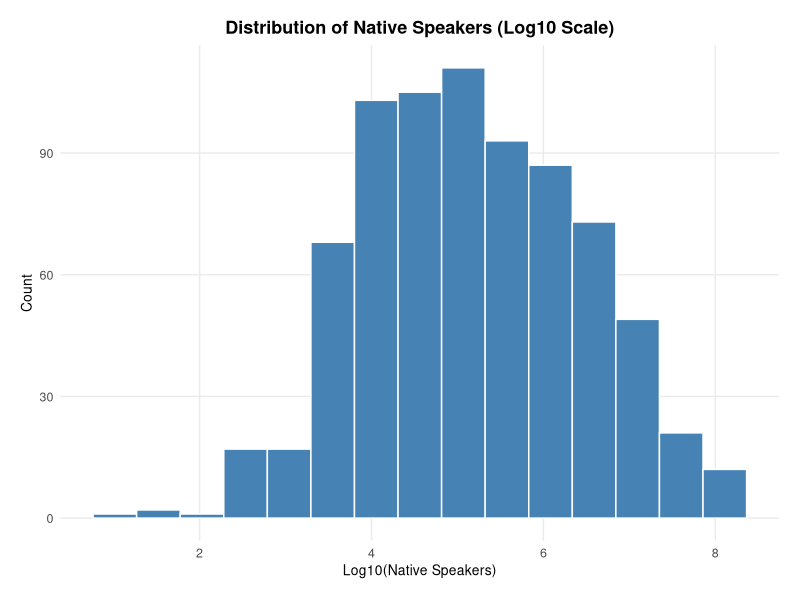
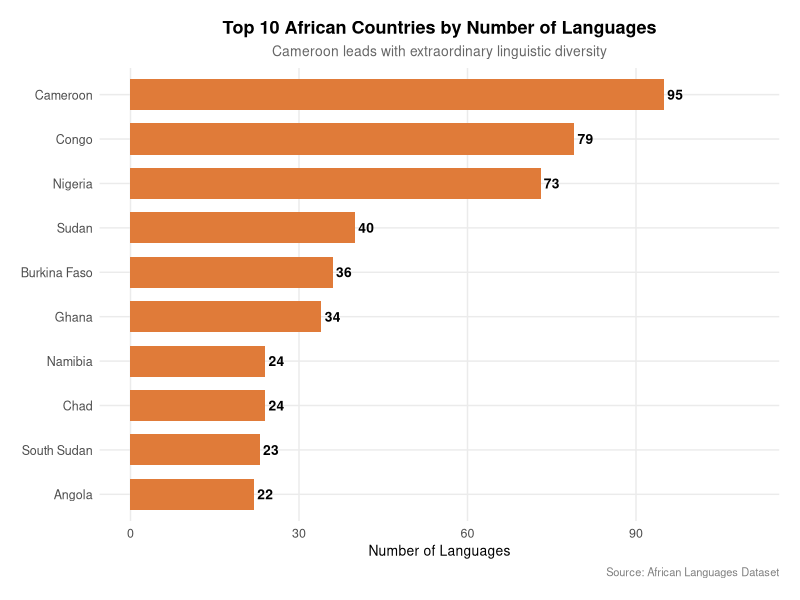
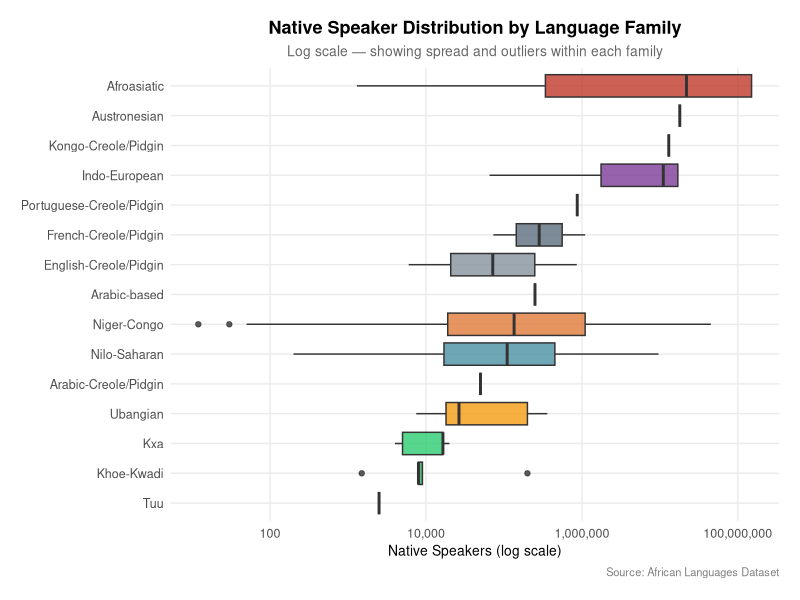
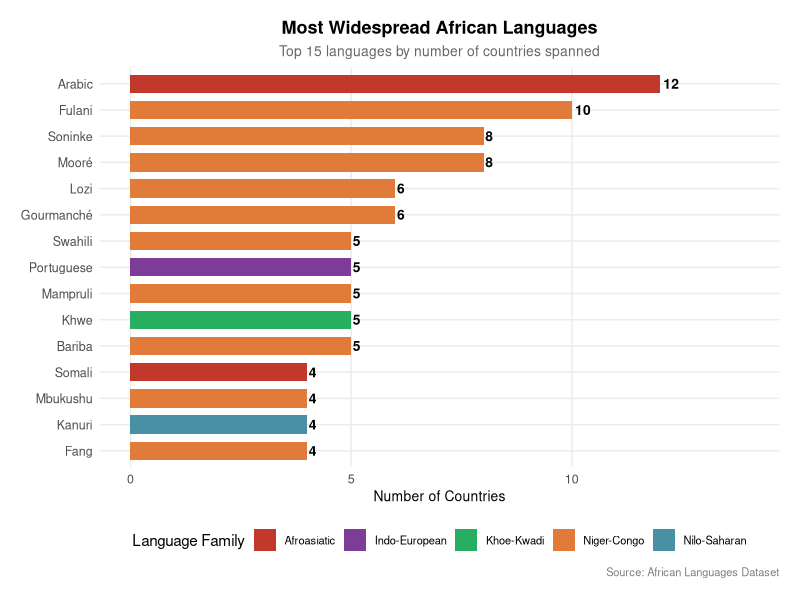

These charts were generated, in order, by the following R code:
## ---- chunk 1
knitr::opts_chunk$set(echo = TRUE, warning = FALSE, message = FALSE)
library(tidyverse)
library(patchwork)
## ---- chunk 2
theme_african <- theme_minimal() +
  theme(
    plot.title    = element_text(size = 13, face = "bold", hjust = 0.5),
    plot.subtitle = element_text(size = 10, hjust = 0.5, color = "grey40"),
    plot.caption  = element_text(size = 8, hjust = 1, color = "grey50"),
    axis.title    = element_text(size = 10),
    axis.text     = element_text(size = 9),
    panel.grid.minor = element_blank(),
    plot.margin   = margin(15, 15, 15, 15)
  )

africa_colours <- c(
  "Niger-Congo"              = "#E07B39",
  "Nilo-Saharan"             = "#4A90A4",
  "Afroasiatic"              = "#C0392B",
  "Indo-European"            = "#7D3C98",
  "Khoe-Kwadi"               = "#27AE60",
  "Kxa"                     = "#2ECC71",
  "Ubangian"                 = "#F39C12",
  "Tuu"                      = "#1ABC9C",
  "Austronesian"             = "#3498DB",
  "Kongo-Creole/Pidgin"      = "#E74C3C",
  "Arabic-Creole/Pidgin"     = "#D4AC0D",
  "English-Creole/Pidgin"    = "#85929E",
  "French-Creole/Pidgin"     = "#5D6D7E",
  "Portuguese-Creole/Pidgin" = "#A04000"
)
## ---- chunk 3
data <- read_csv("../data/africa_languages.csv",
                 locale = locale(encoding = "UTF-8"))
glimpse(data)
## ---- chunk 4
data_clean <- data %>%
  mutate(family = case_when(
    language == "Shabo"                  ~ "Nilo-Saharan",
    language == "Bozo"                   ~ "Niger-Congo",
    language == "Kituba"                 ~ "Kongo-Creole/Pidgin",
    language == "Nubi"                   ~ "Arabic-Creole/Pidgin",
    language == "Krio"                   ~ "English-Creole/Pidgin",
    language == "Pichinglis"             ~ "English-Creole/Pidgin",
    language == "Mauritian Creole"       ~ "French-Creole/Pidgin",
    language == "Seychellois Creole"     ~ "French-Creole/Pidgin",
    language == "Cape Verdean Creole"    ~ "Portuguese-Creole/Pidgin",
    family   == "Afro-Asiatic"           ~ "Afroasiatic",
    TRUE ~ family
  )) %>%
  distinct(language, country, .keep_all = TRUE)
## ---- chunk 5
data_clean %>%
  summarise(
    total_rows       = n(),
    unique_languages = n_distinct(language),
    unique_countries = n_distinct(country),
    unique_families  = n_distinct(family)
  )
## ---- chunk 6
summary(data_clean$native_speakers)
## ---- chunk 7
data_clean %>%
  mutate(log_speakers = log10(native_speakers)) %>%
  ggplot(aes(x = log_speakers)) +
  geom_histogram(bins = 15, fill = "steelblue", color = "white") +
  labs(
    title = "Distribution of Native Speakers (Log10 Scale)",
    x     = "Log10(Native Speakers)",
    y     = "Count"
  ) +
  theme_african
## ---- chunk 8
p1 <- data_clean %>%
  group_by(country) %>%
  summarise(num_languages = n_distinct(language)) %>%
  arrange(desc(num_languages)) %>%
  slice_head(n = 10) %>%
  ggplot(aes(x = reorder(country, num_languages), y = num_languages)) +
  geom_col(fill = "#E07B39", width = 0.7) +
  geom_text(aes(label = num_languages),
            hjust = -0.2, size = 3.5, fontface = "bold") +
  coord_flip() +
  scale_y_continuous(limits = c(0, 110)) +
  labs(
    title    = "Top 10 African Countries by Number of Languages",
    subtitle = "Cameroon leads with extraordinary linguistic diversity",
    x        = NULL,
    y        = "Number of Languages",
    caption  = "Source: African Languages Dataset"
  ) +
  theme_african
p1
## ---- chunk 9
data_clean %>%
  group_by(family) %>%
  summarise(
    `Number of Languages` = n_distinct(language),
    `Median Speakers`     = scales::comma(median(native_speakers)),
    `Total Speakers`      = scales::comma(sum(native_speakers))
  ) %>%
  arrange(desc(`Number of Languages`)) %>%
  knitr::kable(caption = "Language Family Statistics")
## ---- chunk 10
p3 <- data_clean %>%
  ggplot(aes(x = reorder(family, native_speakers, median),
             y = native_speakers,
             fill = family)) +
  geom_boxplot(show.legend = FALSE, alpha = 0.8) +
  scale_y_log10(labels = scales::comma) +
  scale_fill_manual(values = africa_colours) +
  coord_flip() +
  labs(
    title    = "Native Speaker Distribution by Language Family",
    subtitle = "Log scale — showing spread and outliers within each family",
    x        = NULL,
    y        = "Native Speakers (log scale)",
    caption  = "Source: African Languages Dataset"
  ) +
  theme_african
p3
## ---- chunk 11
p2 <- data_clean %>%
  group_by(language) %>%
  summarise(
    num_countries = n_distinct(country),
    family        = first(family)
  ) %>%
  filter(num_countries > 1) %>%
  arrange(desc(num_countries)) %>%
  slice_head(n = 15) %>%
  ggplot(aes(x = reorder(language, num_countries),
             y = num_countries,
             fill = family)) +
  geom_col(width = 0.7) +
  geom_text(aes(label = num_countries),
            hjust = -0.2, size = 3.5, fontface = "bold") +
  coord_flip() +
  scale_fill_manual(values = africa_colours) +
  scale_y_continuous(limits = c(0, 14)) +
  labs(
    title    = "Most Widespread African Languages",
    subtitle = "Top 15 languages by number of countries spanned",
    x        = NULL,
    y        = "Number of Countries",
    fill     = "Language Family",
    caption  = "Source: African Languages Dataset"
  ) +
  theme_african +
  theme(legend.position = "bottom",
        legend.text = element_text(size = 8))
p2
